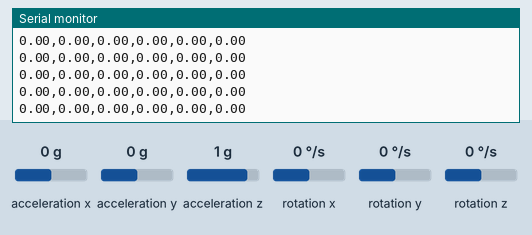
Recording of a sketch running on a simulated Arduino Uno, built with avr-gcc and run on an emulated ATmega328P. On the bench: the last lines printed to the serial monitor. Wiring (inferred from the names in the program): MPU-6050 motion sensor at I2C address 0x68. The inputs (shaded band) are chosen by the test bench; at power-on: acceleration x 0 g, acceleration y 0 g, acceleration z 1 g, rotation x 0 °/s, rotation y 0 °/s, rotation z 0 °/s.

Above: at 2.9 s.
3.0 s: acceleration x set to -1.4 g
At 3.8 s:
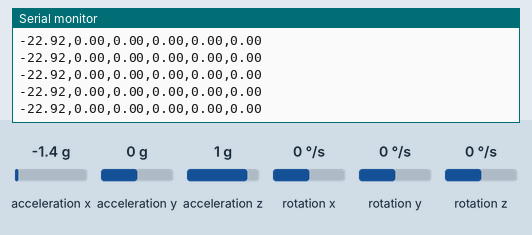
4.5 s: acceleration y set to -1.4 g
At 5.2 s:
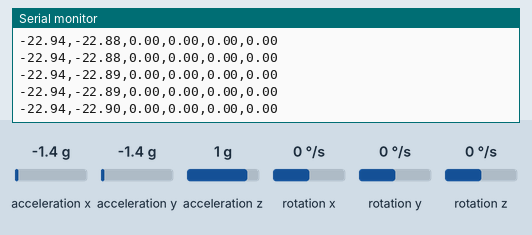
6.0 s: acceleration z set to -1.4 g
At 7.1 s:
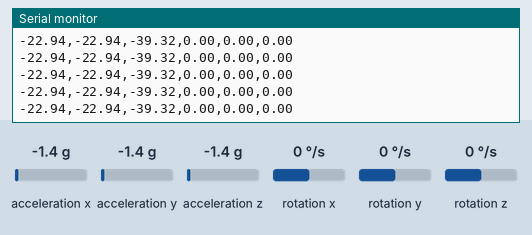
7.5 s: rotation x set to 100 °/s
At 8.1 s:
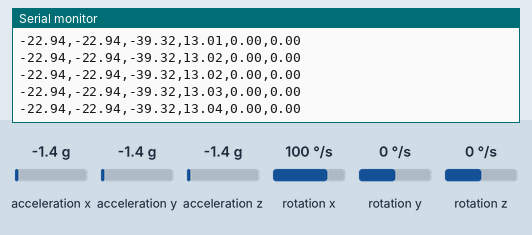
10.5 s: rotation x set to -192 °/s
At 11.2 s:
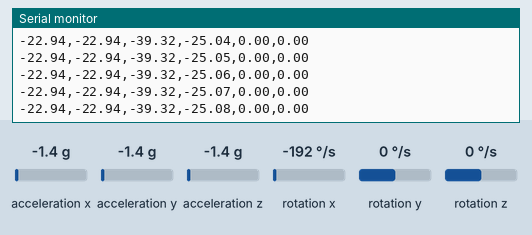
13.5 s: acceleration z set to -0.8 g
At 14.4 s:
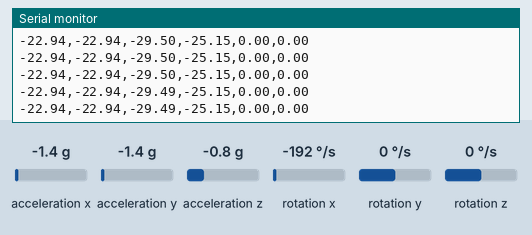
Timing chart, 0 to 16.5 s (numbered marks = the images above; inputs shaded):
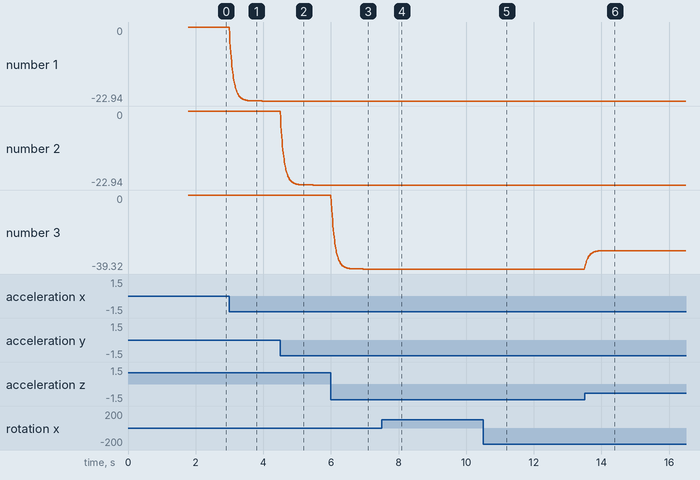

Measured:
- after the input at 3.0 s, the serial monitor: prints a new line at once (image 1)
- after the input at 4.5 s, the serial monitor: prints a new line at once (image 2)
- after the input at 10.5 s, the serial monitor: prints a new line at once (image 5)
- after the input at 13.5 s, the serial monitor: prints a new line at once (image 6)
- plotted number 1: 0 → -22.94 after the input at 3.0 s
- plotted number 3: -39.32 → -29.49 after the input at 13.5 s

The sketch:

smooth_test.ino
```cpp
#include<MPU_6050.h>
#include<Wire.h>

const int MPU_addr = 0x68;
MPU_6050 mpu(MPU_addr);

Data smoothData(0, 0, 0, 0, 0, 0);
float smoothStrength = 10;   // amount of smoothing (default 10)

Data stableStateData(0, 0, 0, 0, 0, 0);
int i = 0;


void setup() {
  mpu.wakeUp();
  Serial.begin(115200);

  resetMPU(150);
}

void loop() {
  Data data = mpu.measure().sub(stableStateData).div(1000);
  smoothData = smooth(data, smoothData);
  Serial.println(smoothData.toString());
  delay(8);
}

Data smooth(Data raw, Data last_smoothed) {
  return last_smoothed.add(raw.sub(last_smoothed).div(smoothStrength));
}

//returns stable state data over n iterations
Data resetMPU(int n) {
  for (int i = 0; i < n; i++) {
    stableStateData = stableStateData.add(mpu.measure());
    delay(10);
  }
  stableStateData = stableStateData.div(n);
}
```
